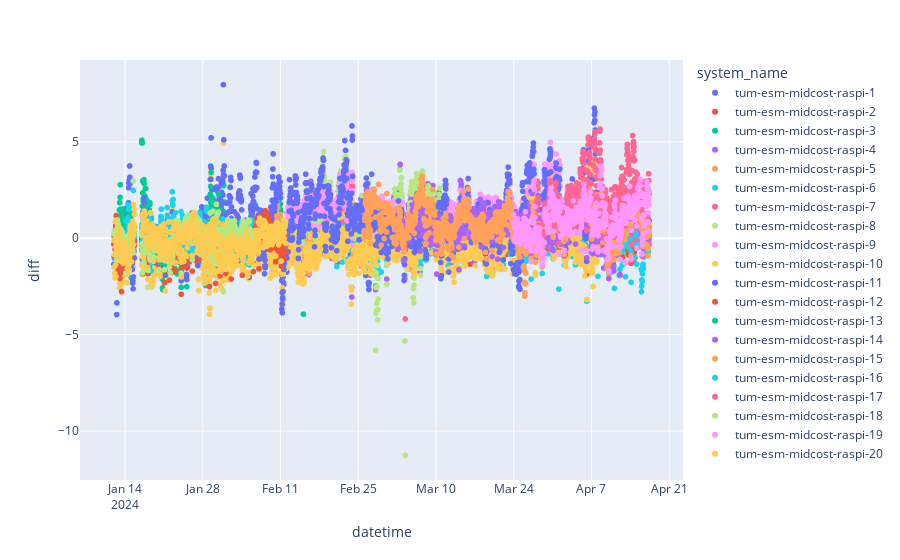
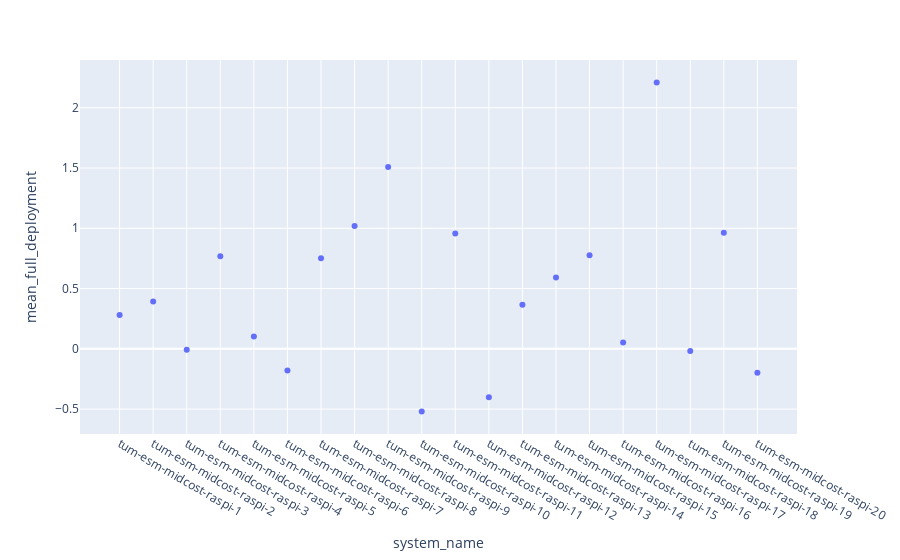
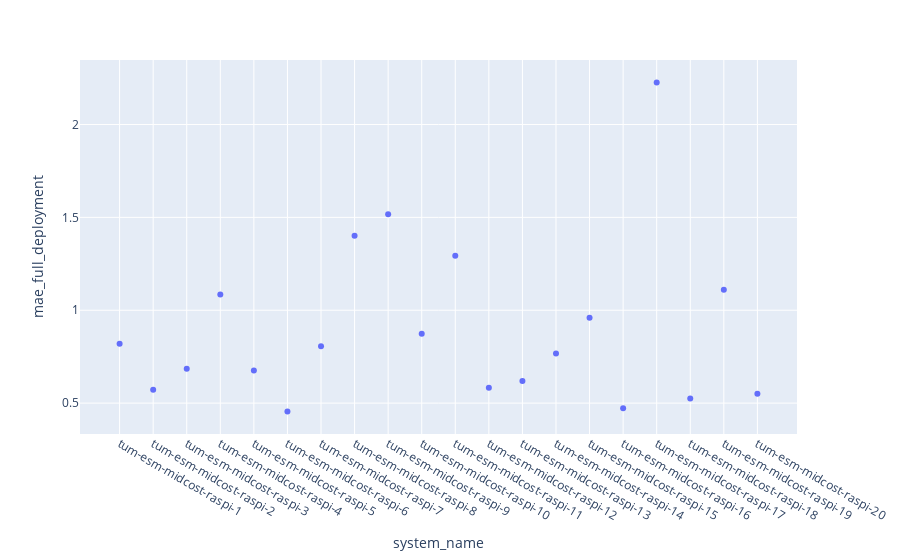
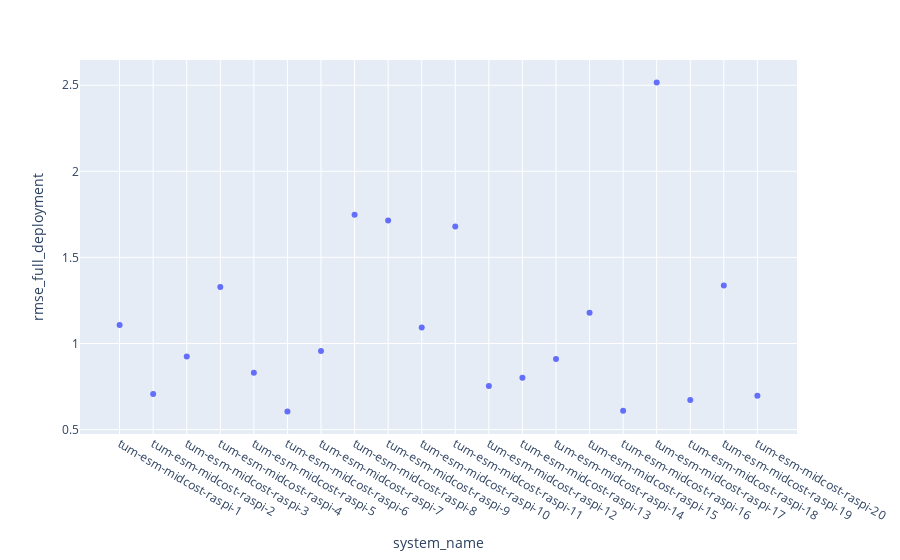

The code cell stored with these charts, in order, in its notebook:
### Code cell
fig = px.scatter(df, x="datetime", y="diff", color = "system_name")
fig.show()
fig = px.scatter(df_sbs, x="system_name", y="mean_full_deployment")
fig.show()
fig = px.scatter(df_sbs, x="system_name", y="mae_full_deployment")
fig.show()
fig = px.scatter(df_sbs, x="system_name", y="rmse_full_deployment")
fig.show()

### Figure 1 — Plotly figure (JSON) as saved in the notebook; plotly's stock layout.template omitted (floating-point values rounded to 4 significant figures; data arrays with more than 128 entries replaced by an {"elided": "..."} marker saying what was removed)
{"data": [{"hovertemplate": "system_name=tum-esm-midcost-raspi-1<br>datetime=%{x}<br>diff=%{y}<extra></extra>", "legendgroup": "tum-esm-midcost-raspi-1", "marker": {"color": "#636efa", "symbol": "circle"}, "mode": "markers", "name": "tum-esm-midcost-raspi-1", "showlegend": true, "type": "scattergl", "x": {"elided": "479 str values"}, "xaxis": "x", "y": {"elided": "479 float values"}, "yaxis": "y"}, {"hovertemplate": "system_name=tum-esm-midcost-raspi-2<br>datetime=%{x}<br>diff=%{y}<extra></extra>", "legendgroup": "tum-esm-midcost-raspi-2", "marker": {"color": "#EF553B", "symbol": "circle"}, "mode": "markers", "name": "tum-esm-midcost-raspi-2", "showlegend": true, "type": "scattergl", "x": {"elided": "850 str values"}, "xaxis": "x", "y": {"elided": "850 float values"}, "yaxis": "y"}, {"hovertemplate": "system_name=tum-esm-midcost-raspi-3<br>datetime=%{x}<br>diff=%{y}<extra></extra>", "legendgroup": "tum-esm-midcost-raspi-3", "marker": {"color": "#00cc96", "symbol": "circle"}, "mode": "markers", "name": "tum-esm-midcost-raspi-3", "showlegend": true, "type": "scattergl", "x": {"elided": "855 str values"}, "xaxis": "x", "y": {"elided": "855 float values"}, "yaxis": "y"}, {"hovertemplate": "system_name=tum-esm-midcost-raspi-4<br>datetime=%{x}<br>diff=%{y}<extra></extra>", "legendgroup": "tum-esm-midcost-raspi-4", "marker": {"color": "#ab63fa", "symbol": "circle"}, "mode": "markers", "name": "tum-esm-midcost-raspi-4", "showlegend": true, "type": "scattergl", "x": {"elided": "841 str values"}, "xaxis": "x", "y": {"elided": "841 float values"}, "yaxis": "y"}, {"hovertemplate": "system_name=tum-esm-midcost-raspi-5<br>datetime=%{x}<br>diff=%{y}<extra></extra>", "legendgroup": "tum-esm-midcost-raspi-5", "marker": {"color": "#FFA15A", "symbol": "circle"}, "mode": "markers", "name": "tum-esm-midcost-raspi-5", "showlegend": true, "type": "scattergl", "x": {"elided": "455 str values"}, "xaxis": "x", "y": {"elided": "455 float values"}, "yaxis": "y"}, {"hovertemplate": "system_name=tum-esm-midcost-raspi-6<br>datetime=%{x}<br>diff=%{y}<extra></extra>", "legendgroup": "tum-esm-midcost-raspi-6", "marker": {"color": "#19d3f3", "symbol": "circle"}, "mode": "markers", "name": "tum-esm-midcost-raspi-6", "showlegend": true, "type": "scattergl", "x": {"elided": "1378 str values"}, "xaxis": "x", "y": {"elided": "1378 float values"}, "yaxis": "y"}, {"hovertemplate": "system_name=tum-esm-midcost-raspi-7<br>datetime=%{x}<br>diff=%{y}<extra></extra>", "legendgroup": "tum-esm-midcost-raspi-7", "marker": {"color": "#FF6692", "symbol": "circle"}, "mode": "markers", "name": "tum-esm-midcost-raspi-7", "showlegend": true, "type": "scattergl", "x": {"elided": "1354 str values"}, "xaxis": "x", "y": {"elided": "1354 float values"}, "yaxis": "y"}, {"hovertemplate": "system_name=tum-esm-midcost-raspi-8<br>datetime=%{x}<br>diff=%{y}<extra></extra>", "legendgroup": "tum-esm-midcost-raspi-8", "marker": {"color": "#B6E880", "symbol": "circle"}, "mode": "markers", "name": "tum-esm-midcost-raspi-8", "showlegend": true, "type": "scattergl", "x": {"elided": "671 str values"}, "xaxis": "x", "y": {"elided": "671 float values"}, "yaxis": "y"}, {"hovertemplate": "system_name=tum-esm-midcost-raspi-9<br>datetime=%{x}<br>diff=%{y}<extra></extra>", "legendgroup": "tum-esm-midcost-raspi-9", "marker": {"color": "#FF97FF", "symbol": "circle"}, "mode": "markers", "name": "tum-esm-midcost-raspi-9", "showlegend": true, "type": "scattergl", "x": {"elided": "1113 str values"}, "xaxis": "x", "y": {"elided": "1113 float values"}, "yaxis": "y"}, {"hovertemplate": "system_name=tum-esm-midcost-raspi-10<br>datetime=%{x}<br>diff=%{y}<extra></extra>", "legendgroup": "tum-esm-midcost-raspi-10", "marker": {"color": "#FECB52", "symbol": "circle"}, "mode": "markers", "name": "tum-esm-midcost-raspi-10", "showlegend": true, "type": "scattergl", "x": {"elided": "1997 str values"}, "xaxis": "x", "y": {"elided": "1997 float values"}, "yaxis": "y"}, {"hovertemplate": "system_name=tum-esm-midcost-raspi-11<br>datetime=%{x}<br>diff=%{y}<extra></extra>", "legendgroup": "tum-esm-midcost-raspi-11", "marker": {"color": "#636efa", "symbol": "circle"}, "mode": "markers", "name": "tum-esm-midcost-raspi-11", "showlegend": true, "type": "scattergl", "x": {"elided": "2021 str values"}, "xaxis": "x", "y": {"elided": "2021 float values"}, "yaxis": "y"}, {"hovertemplate": "system_name=tum-esm-midcost-raspi-12<br>datetime=%{x}<br>diff=%{y}<extra></extra>", "legendgroup": "tum-esm-midcost-raspi-12", "marker": {"color": "#EF553B", "symbol": "circle"}, "mode": "markers", "name": "tum-esm-midcost-raspi-12", "showlegend": true, "type": "scattergl", "x": {"elided": "712 str values"}, "xaxis": "x", "y": {"elided": "712 float values"}, "yaxis": "y"}, {"hovertemplate": "system_name=tum-esm-midcost-raspi-13<br>datetime=%{x}<br>diff=%{y}<extra></extra>", "legendgroup": "tum-esm-midcost-raspi-13", "marker": {"color": "#00cc96", "symbol": "circle"}, "mode": "markers", "name": "tum-esm-midcost-raspi-13", "showlegend": true, "type": "scattergl", "x": {"elided": "368 str values"}, "xaxis": "x", "y": {"elided": "368 float values"}, "yaxis": "y"}, {"hovertemplate": "system_name=tum-esm-midcost-raspi-14<br>datetime=%{x}<br>diff=%{y}<extra></extra>", "legendgroup": "tum-esm-midcost-raspi-14", "marker": {"color": "#ab63fa", "symbol": "circle"}, "mode": "markers", "name": "tum-esm-midcost-raspi-14", "showlegend": true, "type": "scattergl", "x": {"elided": "1090 str values"}, "xaxis": "x", "y": {"elided": "1090 float values"}, "yaxis": "y"}, {"hovertemplate": "system_name=tum-esm-midcost-raspi-15<br>datetime=%{x}<br>diff=%{y}<extra></extra>", "legendgroup": "tum-esm-midcost-raspi-15", "marker": {"color": "#FFA15A", "symbol": "circle"}, "mode": "markers", "name": "tum-esm-midcost-raspi-15", "showlegend": true, "type": "scattergl", "x": {"elided": "1234 str values"}, "xaxis": "x", "y": {"elided": "1234 float values"}, "yaxis": "y"}, {"hovertemplate": "system_name=tum-esm-midcost-raspi-16<br>datetime=%{x}<br>diff=%{y}<extra></extra>", "legendgroup": "tum-esm-midcost-raspi-16", "marker": {"color": "#19d3f3", "symbol": "circle"}, "mode": "markers", "name": "tum-esm-midcost-raspi-16", "showlegend": true, "type": "scattergl", "x": {"elided": "558 str values"}, "xaxis": "x", "y": {"elided": "558 float values"}, "yaxis": "y"}, {"hovertemplate": "system_name=tum-esm-midcost-raspi-17<br>datetime=%{x}<br>diff=%{y}<extra></extra>", "legendgroup": "tum-esm-midcost-raspi-17", "marker": {"color": "#FF6692", "symbol": "circle"}, "mode": "markers", "name": "tum-esm-midcost-raspi-17", "showlegend": true, "type": "scattergl", "x": {"elided": "490 str values"}, "xaxis": "x", "y": {"elided": "490 float values"}, "yaxis": "y"}, {"hovertemplate": "system_name=tum-esm-midcost-raspi-18<br>datetime=%{x}<br>diff=%{y}<extra></extra>", "legendgroup": "tum-esm-midcost-raspi-18", "marker": {"color": "#B6E880", "symbol": "circle"}, "mode": "markers", "name": "tum-esm-midcost-raspi-18", "showlegend": true, "type": "scattergl", "x": {"elided": "568 str values"}, "xaxis": "x", "y": {"elided": "568 float values"}, "yaxis": "y"}, {"hovertemplate": "system_name=tum-esm-midcost-raspi-19<br>datetime=%{x}<br>diff=%{y}<extra></extra>", "legendgroup": "tum-esm-midcost-raspi-19", "marker": {"color": "#FF97FF", "symbol": "circle"}, "mode": "markers", "name": "tum-esm-midcost-raspi-19", "showlegend": true, "type": "scattergl", "x": {"elided": "586 str values"}, "xaxis": "x", "y": {"elided": "586 float values"}, "yaxis": "y"}, {"hovertemplate": "system_name=tum-esm-midcost-raspi-20<br>datetime=%{x}<br>diff=%{y}<extra></extra>", "legendgroup": "tum-esm-midcost-raspi-20", "marker": {"color": "#FECB52", "symbol": "circle"}, "mode": "markers", "name": "tum-esm-midcost-raspi-20", "showlegend": true, "type": "scattergl", "x": {"elided": "712 str values"}, "xaxis": "x", "y": {"elided": "712 float values"}, "yaxis": "y"}], "layout": {"legend": {"title": {"text": "system_name"}, "tracegroupgap": 0}, "margin": {"t": 60}, "xaxis": {"anchor": "y", "domain": [0, 1], "title": {"text": "datetime"}}, "yaxis": {"anchor": "x", "domain": [0, 1], "title": {"text": "diff"}}}}

### Figure 2 — Plotly figure (JSON) as saved in the notebook; plotly's stock layout.template omitted (floating-point values rounded to 4 significant figures)
{"data": [{"hovertemplate": "system_name=%{x}<br>mean_full_deployment=%{y}<extra></extra>", "legendgroup": "", "marker": {"color": "#636efa", "symbol": "circle"}, "mode": "markers", "name": "", "orientation": "v", "showlegend": false, "type": "scatter", "x": ["tum-esm-midcost-raspi-1", "tum-esm-midcost-raspi-2", "tum-esm-midcost-raspi-3", "tum-esm-midcost-raspi-4", "tum-esm-midcost-raspi-5", "tum-esm-midcost-raspi-6", "tum-esm-midcost-raspi-7", "tum-esm-midcost-raspi-8", "tum-esm-midcost-raspi-9", "tum-esm-midcost-raspi-10", "tum-esm-midcost-raspi-11", "tum-esm-midcost-raspi-12", "tum-esm-midcost-raspi-13", "tum-esm-midcost-raspi-14", "tum-esm-midcost-raspi-15", "tum-esm-midcost-raspi-16", "tum-esm-midcost-raspi-17", "tum-esm-midcost-raspi-18", "tum-esm-midcost-raspi-19", "tum-esm-midcost-raspi-20"], "xaxis": "x", "y": [0.2798, 0.393, -0.007681, 0.767, 0.1021, -0.1807, 0.7507, 1.019, 1.509, -0.5204, 0.9559, -0.4017, 0.3653, 0.5918, 0.7755, 0.05167, 2.21, -0.01826, 0.9623, -0.1975], "yaxis": "y"}], "layout": {"legend": {"tracegroupgap": 0}, "margin": {"t": 60}, "xaxis": {"anchor": "y", "domain": [0, 1], "title": {"text": "system_name"}}, "yaxis": {"anchor": "x", "domain": [0, 1], "title": {"text": "mean_full_deployment"}}}}

### Figure 3 — Plotly figure (JSON) as saved in the notebook; plotly's stock layout.template omitted (floating-point values rounded to 4 significant figures)
{"data": [{"hovertemplate": "system_name=%{x}<br>mae_full_deployment=%{y}<extra></extra>", "legendgroup": "", "marker": {"color": "#636efa", "symbol": "circle"}, "mode": "markers", "name": "", "orientation": "v", "showlegend": false, "type": "scatter", "x": ["tum-esm-midcost-raspi-1", "tum-esm-midcost-raspi-2", "tum-esm-midcost-raspi-3", "tum-esm-midcost-raspi-4", "tum-esm-midcost-raspi-5", "tum-esm-midcost-raspi-6", "tum-esm-midcost-raspi-7", "tum-esm-midcost-raspi-8", "tum-esm-midcost-raspi-9", "tum-esm-midcost-raspi-10", "tum-esm-midcost-raspi-11", "tum-esm-midcost-raspi-12", "tum-esm-midcost-raspi-13", "tum-esm-midcost-raspi-14", "tum-esm-midcost-raspi-15", "tum-esm-midcost-raspi-16", "tum-esm-midcost-raspi-17", "tum-esm-midcost-raspi-18", "tum-esm-midcost-raspi-19", "tum-esm-midcost-raspi-20"], "xaxis": "x", "y": [0.8203, 0.5716, 0.6854, 1.085, 0.6759, 0.4546, 0.806, 1.401, 1.516, 0.8729, 1.294, 0.5823, 0.6193, 0.7671, 0.959, 0.4718, 2.226, 0.5249, 1.11, 0.5501], "yaxis": "y"}], "layout": {"legend": {"tracegroupgap": 0}, "margin": {"t": 60}, "xaxis": {"anchor": "y", "domain": [0, 1], "title": {"text": "system_name"}}, "yaxis": {"anchor": "x", "domain": [0, 1], "title": {"text": "mae_full_deployment"}}}}

### Figure 4 — Plotly figure (JSON) as saved in the notebook; plotly's stock layout.template omitted (floating-point values rounded to 4 significant figures)
{"data": [{"hovertemplate": "system_name=%{x}<br>rmse_full_deployment=%{y}<extra></extra>", "legendgroup": "", "marker": {"color": "#636efa", "symbol": "circle"}, "mode": "markers", "name": "", "orientation": "v", "showlegend": false, "type": "scatter", "x": ["tum-esm-midcost-raspi-1", "tum-esm-midcost-raspi-2", "tum-esm-midcost-raspi-3", "tum-esm-midcost-raspi-4", "tum-esm-midcost-raspi-5", "tum-esm-midcost-raspi-6", "tum-esm-midcost-raspi-7", "tum-esm-midcost-raspi-8", "tum-esm-midcost-raspi-9", "tum-esm-midcost-raspi-10", "tum-esm-midcost-raspi-11", "tum-esm-midcost-raspi-12", "tum-esm-midcost-raspi-13", "tum-esm-midcost-raspi-14", "tum-esm-midcost-raspi-15", "tum-esm-midcost-raspi-16", "tum-esm-midcost-raspi-17", "tum-esm-midcost-raspi-18", "tum-esm-midcost-raspi-19", "tum-esm-midcost-raspi-20"], "xaxis": "x", "y": [1.107, 0.7066, 0.924, 1.328, 0.8298, 0.6047, 0.9558, 1.747, 1.714, 1.093, 1.679, 0.7525, 0.8007, 0.9098, 1.178, 0.6092, 2.516, 0.6713, 1.337, 0.6965], "yaxis": "y"}], "layout": {"legend": {"tracegroupgap": 0}, "margin": {"t": 60}, "xaxis": {"anchor": "y", "domain": [0, 1], "title": {"text": "system_name"}}, "yaxis": {"anchor": "x", "domain": [0, 1], "title": {"text": "rmse_full_deployment"}}}}
